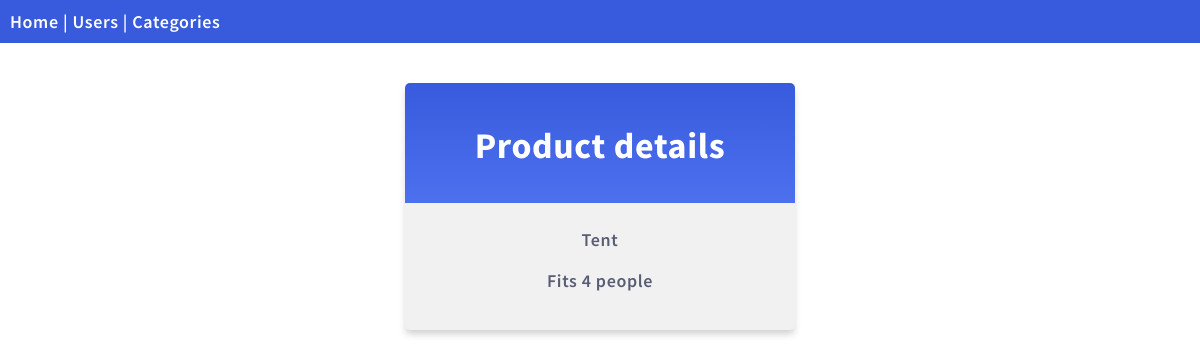
The app's page /categories/productdetails/1, older data.
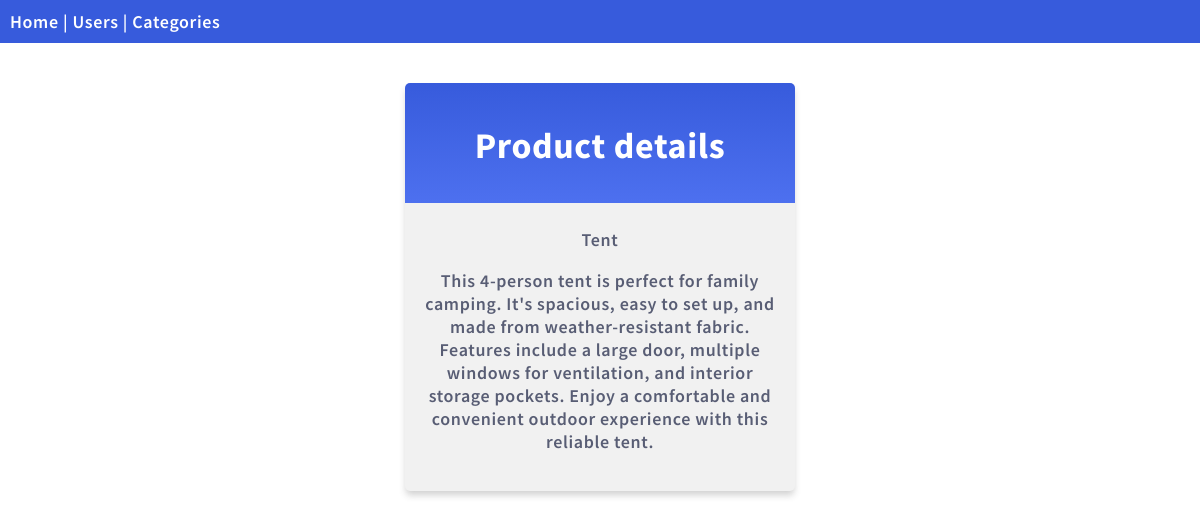
The same page, newer data.
### users/models.py (models this page shows, shortened)
class Product(models.Model):
    name= models.CharField(max_length=255)
    description = models.TextField(null=True, blank=True)
    date_added = models.DateField(null=True)
    users = models.ForeignKey(User, on_delete=models.CASCADE, null=True)
    category = models.ForeignKey(Category, on_delete=models.CASCADE, null=True)

### users/views.py (the view)
# urls.py: path('categories/productdetails/<int:id>', views.productdetails, name="productdetails"),
def productdetails(request, id):
   productdetails = Product.objects.get(id=id)
   template = loader.get_template("productdetails.html")
   context = {
      "productdetails": productdetails
   }
   return HttpResponse(template.render(context, request))

### users/templates/productdetails.html (shortened to what this page needs)
<!DOCTYPE html>
<html lang="en">
<head>
</head>
<body>
    {% extends "master.html" %}
    {% block content %}
    <div class="mycard">
      <h1>Product details</h1>
      <p>{{productdetails.name}}</p>
      <p>{{productdetails.description}}</p>
    </div>
  {% endblock %}

Row changes from the older to the newer data that the page shows:
changed Product "Tent": description "Fits 4 people" → "This 4-person tent is perfect for family camping. It's spacious, easy to set up, and made from weather-resistant fabric. Features include a large door, multiple windows for ventilation, and interior storage pockets. Enjoy a comfortable and convenient outdoor experience with this reliable tent."
